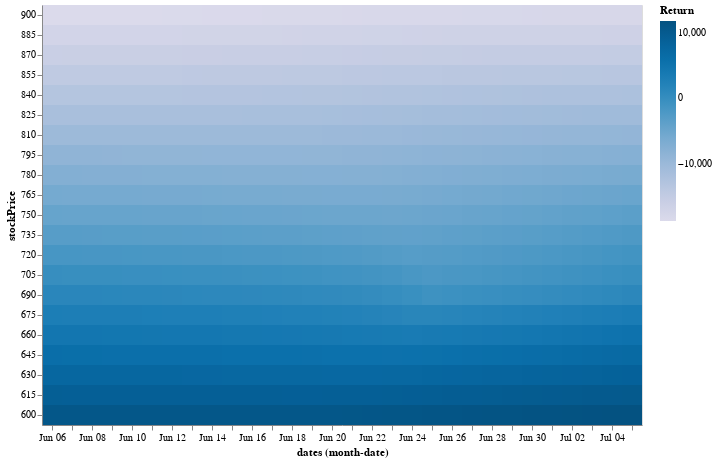

The cell this chart's notebook holds for it:
### Code cell
# Greeks Table Vis

import random

# https://altair-viz.github.io/gallery/binned_heatmap.html
days = 7

n = 2

options = df.sample(n)

options['Num'] = options.apply(lambda df:[-1,1][random.randrange(2)],axis=1)

# secondsToExpiration = (option.expirationDate / 1000 - int(date.strftime('%s')))
lastprice = 750

priceRange = linear_price_range(lastprice,stepNum=20,percent=0.2)



def PnL_Table_Vis(options,lastprice,days=30):
    """
    Visualize PnL in {days} days
    options: dateframe
    days: positive integer
    lastprice: priceRange center
    """
    priceRange = linear_price_range(lastprice,stepNum=20,percent=0.2)
    dateRange = [1000*int((dt.date.today()+dt.timedelta(days=i)).strftime('%s')) for i in range(days)]
    

    optionss = option_stockprice_dates_DF(priceRange,dateRange,options)


    def calculatePnL(optionss):
        optionss['ExpectedPrice'] = optionss.apply(lambda df: optionprice(df.putCall,df.stockPrice,df.strikePrice,daysLeft(df.expirationDate,dt.datetime.fromtimestamp(df.dates/1000)),df.volatility),axis=1)
        optionss['Return'] = optionss.apply(lambda df: 100 * (df.ExpectedPrice - df.mark)*df.Num,axis=1)

    calculatePnL(optionss)

    PnL_DF = optionss[['stockPrice','dates','Return']].groupby(['stockPrice','dates']).sum().reset_index()


    # https://altair-viz.github.io/user_guide/times_and_dates.html 
    # https://altair-viz.github.io/user_guide/transform/timeunit.html#user-guide-timeunit-transform


    res = alt.Chart(PnL_DF).mark_rect().encode(
        alt.X('monthdate(dates):O'),
        alt.Y('stockPrice:O',scale=alt.Scale(zero=False),sort='descending'),
        alt.Color('Return:Q', scale=alt.Scale(scheme='purpleblue')),
        tooltip=['dates:T','stockPrice','dates','Return']
    )
    return res
# alt.Chart(df_greeksTable).mark_point
# ().encode(
#     alt.X('dates:T',axis=alt.Axis(format='%m/%d',labelAngle=-45,title='date')),
#     alt.Y('stockPrice:N'))


print(options)
PnL_Table_Vis(options,lastprice,days=30)

### Figure 1 — Vega-Lite specification as saved in the notebook (floating-point values rounded to 4 significant figures; data arrays with more than 128 entries replaced by an {"elided": "..."} marker saying what was removed)
{"config": {"view": {"continuousWidth": 400, "continuousHeight": 300}}, "data": {"name": "data-49acf69aa67ce7cf1be5e36d8f1921fb"}, "mark": "rect", "encoding": {"color": {"field": "Return", "scale": {"scheme": "purpleblue"}, "type": "quantitative"}, "tooltip": [{"field": "dates", "type": "temporal"}, {"field": "stockPrice", "type": "quantitative"}, {"field": "dates", "type": "quantitative"}, {"field": "Return", "type": "quantitative"}], "x": {"field": "dates", "timeUnit": "monthdate", "type": "ordinal"}, "y": {"field": "stockPrice", "scale": {"zero": false}, "sort": "descending", "type": "ordinal"}}, "$schema": "https://vega.github.io/schema/vega-lite/v4.17.0.json", "datasets": {"data-49acf69aa67ce7cf1be5e36d8f1921fb": {"elided": "630 records"}}}
